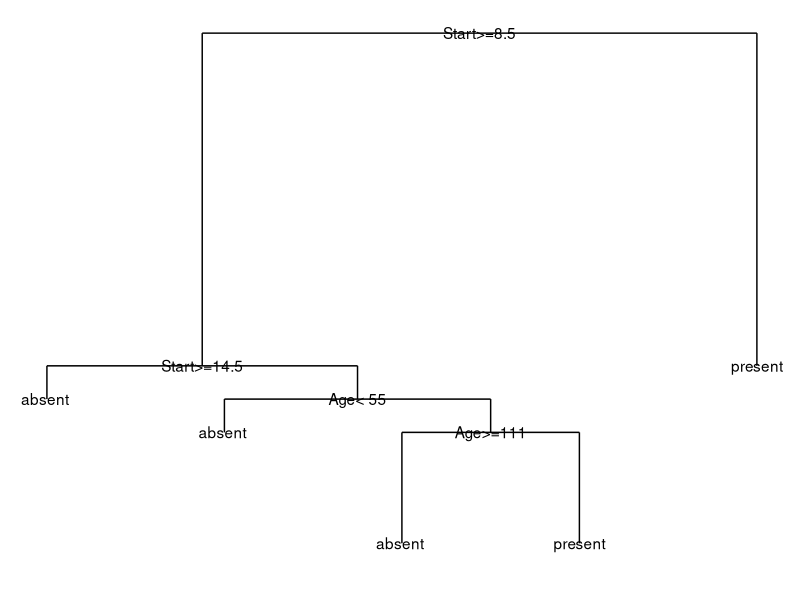

Write R code to recreate this figure.
library(ggdendro)


### Name: dendro_data.rpart
### Title: Extract data from classification tree object for plotting using
###   ggplot.
### Aliases: dendro_data.rpart

### ** Examples

### Demionstrate rpart

if(require(rpart)){
  require(ggplot2)
  fit <- rpart(Kyphosis ~ Age + Number + Start, method="class", data=kyphosis)
  fitr <- dendro_data(fit)
  ggplot() + 
    geom_segment(data=fitr$segments, aes(x=x, y=y, xend=xend, yend=yend)) + 
    geom_text(data=fitr$labels, aes(x=x, y=y, label=label)) +
    geom_text(data=fitr$leaf_labels, aes(x=x, y=y, label=label)) +
    theme_dendro()
}
